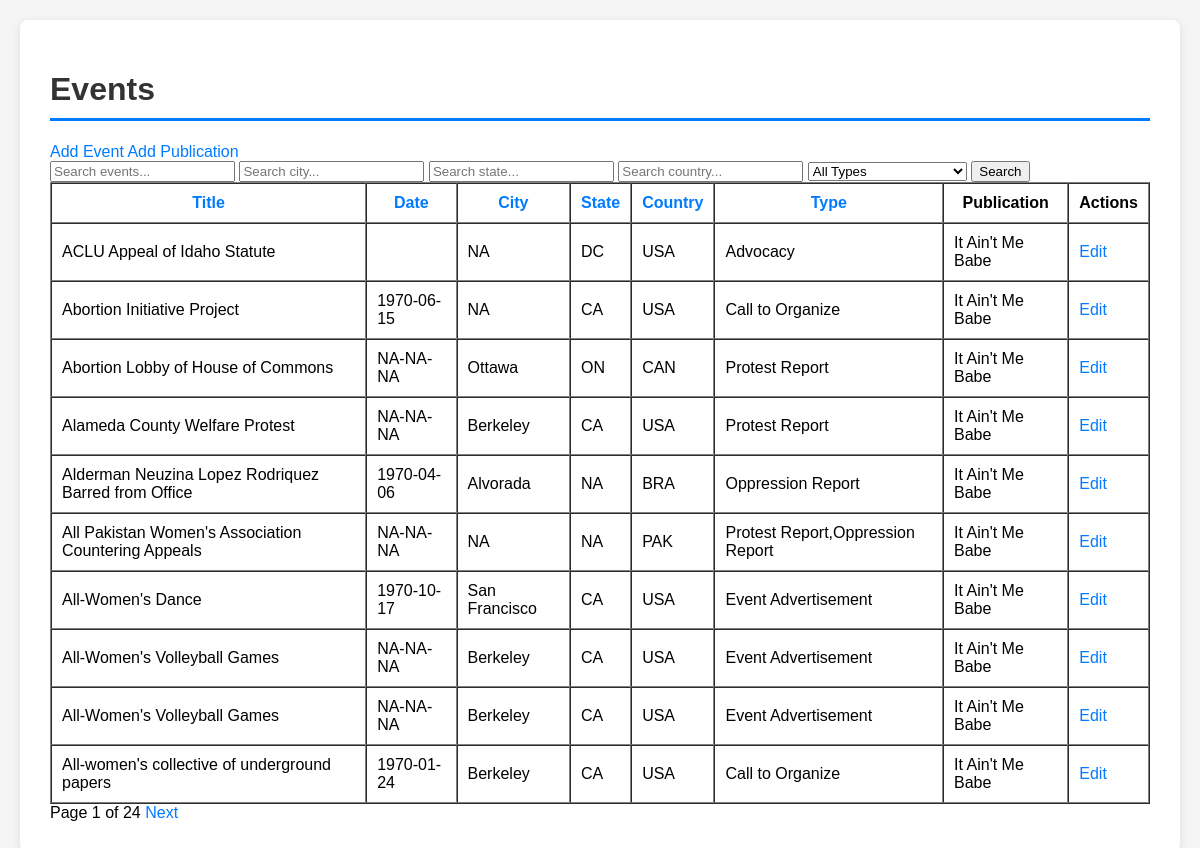
Before: / with the older database file.
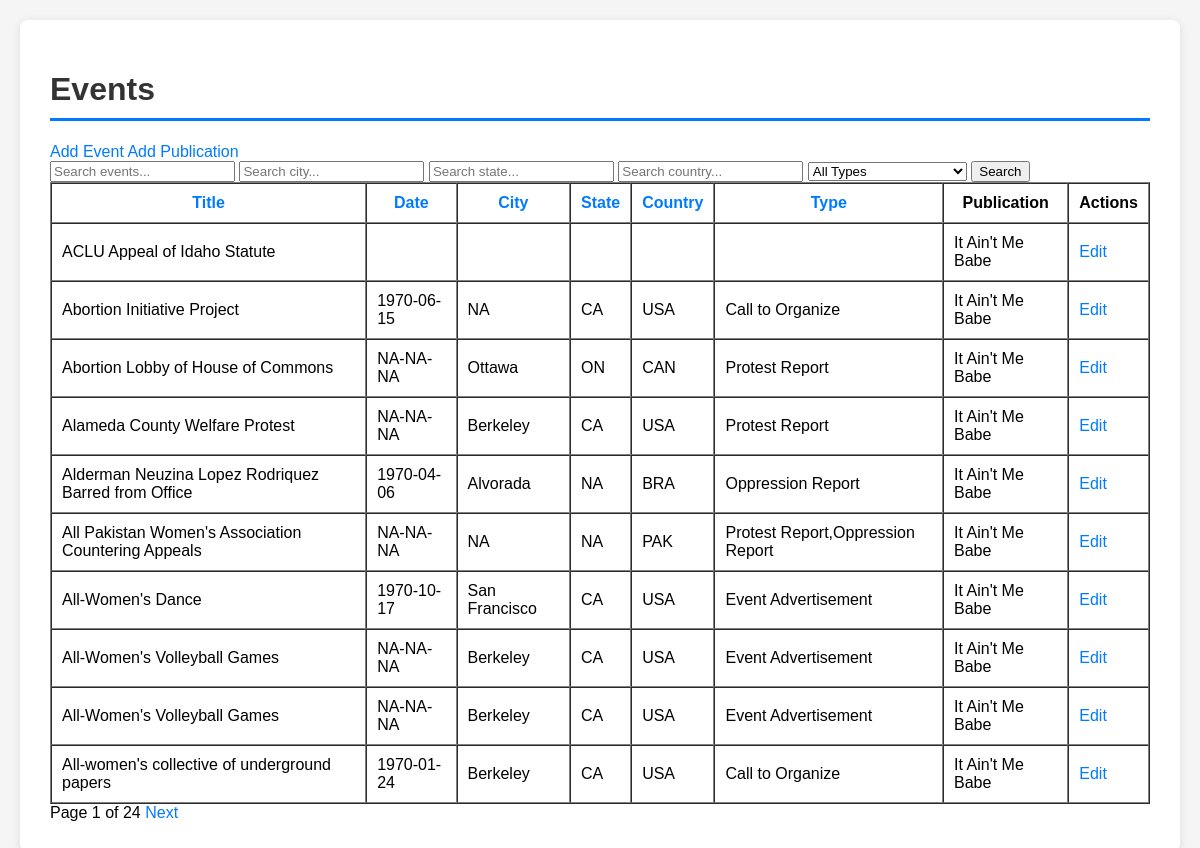
After: the same page with the newer database file.
### tables this page shows
CREATE TABLE events (
    event_id INTEGER PRIMARY KEY AUTOINCREMENT, -- Unique ID for each event
    event_title TEXT NOT NULL,                  -- Title of the event
    event_date DATE,                            -- Date of the event
    description TEXT,                           -- Description of the event
    city TEXT,                                  -- City where the event occurred
    state TEXT,                                 -- State where the event occurred
    country TEXT,                               -- Country where the event occurred
    location TEXT,                              -- Specific location of the event (e.g., venue name)
    address TEXT,                               -- Street address of the event
    event_type TEXT,                            -- Type of event (e.g., conference, workshop)
    publication_id INTEGER,                     -- Foreign key to publications table
    source_publication TEXT,                    -- Source publication for the event if reprinted
    FOREIGN KEY (publication_id) REFERENCES publications (pub_id)
);

CREATE TABLE publications (
    pub_id INTEGER PRIMARY KEY AUTOINCREMENT, -- Unique ID for each publication
    pub_title TEXT NOT NULL,                 -- Title of the publication
    volume INTEGER NOT NULL,                 -- Volume number
    issue_number INTEGER NOT NULL,           -- Issue number within the volume
    issue_date DATE,                         -- Full issue date (year, month, day)
    volume_title TEXT,                       -- Title of the volume (if applicable)
    author_org TEXT,                         -- Author or organization responsible for the publication
    location TEXT                            -- Location associated with the publication
);

### DatabaseFlask/app.py (the view)
@app.route('/')
def index():
    search = request.args.get('search', '').strip()
    sort = request.args.get('sort', 'event_title')  # Default sort by event_title
    order = request.args.get('order', 'asc')  # Default order is ascending
    city_filter = request.args.get('city', '').strip()
    state_filter = request.args.get('state', '').strip()
    event_type_filter = request.args.get('event_type', '').strip()
    page = int(request.args.get('page', 1))
    per_page = 10  # Number of events per page
    offset = (page - 1) * per_page  # Calculate the offset for the SQL query
    query = '''
        SELECT e.event_id, e.event_title, e.event_date, e.city, e.state, e.country, e.event_type,
               e.description, e.location, e.address, e.source_publication,
               p.pub_title AS publication_title, p.volume AS volume_number,
               p.issue_number AS issue_number
        FROM events e
        LEFT JOIN publications p ON e.publication_id = p.pub_id
        WHERE 1=1
    '''
    params = []
    if search:
        query += " AND (e.event_title LIKE ? OR e.description LIKE ?)"
        params.extend([f"%{search}%", f"%{search}%"])
    if city_filter:
        query += " AND e.city LIKE ?"
        params.append(f"%{city_filter}%")
    if state_filter:
        query += " AND e.state LIKE ?"
        params.append(f"%{state_filter}%")
    if event_type_filter:
        query += " AND e.event_type = ?"
        params.append(event_type_filter)
    if request.args.get('country', '').strip():
        country_filter = request.args.get('country', '').strip()
        query += " AND e.country LIKE ?"
        params.append(f"%{country_filter}%")
    if sort in ['event_title', 'event_date', 'city', 'state', 'event_type']:
        query += f" ORDER BY {sort} {order.upper()}"
    query += " LIMIT ? OFFSET ?"
    params.extend([per_page, offset])
    conn = get_db_connection()
    events = conn.execute(query, params).fetchall()
    total_query = "SELECT COUNT(*) FROM events e WHERE 1=1"
    if search:
        total_query += " AND (e.event_title LIKE ? OR e.description LIKE ?)"
    if city_filter:
        total_query += " AND e.city LIKE ?"
    if state_filter:
        total_query += " AND e.state LIKE ?"
    if event_type_filter:
        total_query += " AND e.event_type = ?"
    total_events = conn.execute(total_query, params[:-2]).fetchone()[0]  # Exclude LIMIT and OFFSET params
    conn.close()
    total_pages = (total_events + per_page - 1) // per_page  # Round up division
    return render_template(
        'index.html',
        events=events,
        page=page,
        total_pages=total_pages,
        search=search,
        sort=sort,
        order=order,
        city_filter=city_filter,
        state_filter=state_filter,
        event_type_filter=event_type_filter
    )

### DatabaseFlask/app.py (called while the page is built)
def get_db_connection():
    conn = sqlite3.connect(DB_PATH)
    conn.row_factory = sqlite3.Row  # This allows us to access columns by name like row['title']
    return conn

### DatabaseFlask/templates/index.html (shortened to what this page needs)
{% extends "base.html" %}
{% block content %}
<h1>Events</h1>
<div class="navigation">
    <a href="{{ url_for('add_event') }}" class="btn">Add Event</a>
    <a href="{{ url_for('add_publication') }}" class="btn">Add Publication</a>
</div>
<form method="GET" action="{{ url_for('index') }}">
    <input type="text" name="search" placeholder="Search events..." value="{{ search }}">
    <input type="text" name="city" placeholder="Search city..." value="{{ city_filter }}">
    <input type="text" name="state" placeholder="Search state..." value="{{ state_filter }}">
    <input type="text" name="country" placeholder="Search country..." value="{{ request.args.get('country', '') }}">
    <select name="event_type">
        <option value="">All Types</option>
    </select>
    <button type="submit">Search</button>
</form>
<table border="1" cellpadding="10" cellspacing="0">
    <thead>
        <tr>
            <th><a href="{{ url_for('index', sort='event_title', order='asc' if order == 'desc' else 'desc') }}">Title</a></th>
            <th><a href="{{ url_for('index', sort='event_date', order='asc' if order == 'desc' else 'desc') }}">Date</a></th>
            <th><a href="{{ url_for('index', sort='city', order='asc' if order == 'desc' else 'desc') }}">City</a></th>
            <th><a href="{{ url_for('index', sort='state', order='asc' if order == 'desc' else 'desc') }}">State</a></th>
            <th><a href="{{ url_for('index', sort='country', order='asc' if order == 'desc' else 'desc') }}">Country</a></th>
            <th><a href="{{ url_for('index', sort='event_type', order='asc' if order == 'desc' else 'desc') }}">Type</a></th>
            <th>Publication</th>
            <th>Actions</th>
        </tr>
    </thead>
    <tbody>
        {% for event in events %}
        <tr>
            <td>{{ event.event_title }}</td>
            <td>{{ event.event_date }}</td>
            <td>{{ event.city }}</td>
            <td>{{ event.state }}</td>
            <td>{{ event.country }}</td>
            <td>{{ event.event_type }}</td>
            <td>{{ event.publication_title }}</td>
            <td>
                <a href="{{ url_for('edit_record', record_type='event', record_id=event.event_id) }}" class="btn">Edit</a>
            </td>
        </tr>
        {% endfor %}
    </tbody>
</table>
<div class="pagination">
    <span>Page {{ page }} of {{ total_pages }}</span>
    {% if page < total_pages %}
    <a href="{{ url_for('index', page=page+1, search=search, sort=sort, order=order, city=city_filter, state=state_filter, event_type=event_type_filter) }}">Next</a>
    {% endif %}
</div>
{% endblock %}

### DatabaseFlask/templates/base.html (shortened to what this page needs)
<!DOCTYPE html>
<html lang="en">
<head>
</head>
<body>
    <div class="container">
        {% block content %}{% endblock %}
    </div>
</body>
</html>

### DatabaseFlask/templates/base.html (style rules this page uses)
body { font-family: Arial, sans-serif; max-width: 1200px; margin: 0 auto; padding: 20px; background-color: #f5f5f5; }
.container { background-color: white; padding: 30px; border-radius: 8px; box-shadow: 0 2px 10px rgba(0,0,0,0.1); }
h1 { color: #333; border-bottom: 3px solid #007bff; padding-bottom: 10px; }
a { color: #007bff; text-decoration: none; }

Changed rows visible on the page:
changed events "ACLU Appeal of Idaho Statute": city "NA" → (not shown); state "DC" → (not shown); country "USA" → (not shown); event_type "Advocacy" → (not shown)
